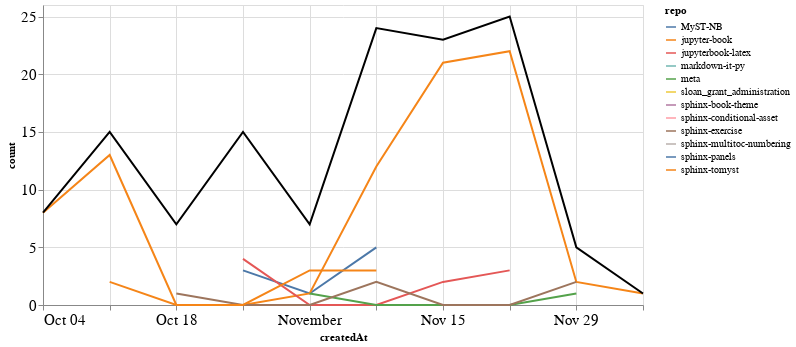

Here is the notebook cell this chart was saved with:
### Markdown cell above
### Comments

### Code cell
comments_time = comments.groupby('repo').resample('W', on='createdAt').count()['author'].reset_index()
comments_time = comments_time.rename(columns={'author': 'count'})
comments_time_total = comments_time.groupby('createdAt').agg({"count": "sum"}).reset_index()
ch1 = alt.Chart(comments_time, width=600).mark_line().encode(
    x='createdAt',
    y='count',
    color='repo',
    tooltip="repo"
)

ch2 = alt.Chart(comments_time_total, width=600).mark_line(color="black").encode(
    x='createdAt',
    y='count',
)

ch1 + ch2

### Figure 1 — Vega-Lite specification as saved in the notebook (floating-point values rounded to 4 significant figures)
{"config": {"axisLeft": {"labelFontSize": 15}, "axisBottom": {"labelFontSize": 15}}, "layer": [{"data": {"name": "data-0992562a65fde1dafcf10144616f075a"}, "mark": "line", "encoding": {"color": {"type": "nominal", "field": "repo"}, "tooltip": {"type": "nominal", "field": "repo"}, "x": {"type": "temporal", "field": "createdAt"}, "y": {"type": "quantitative", "field": "count"}}, "width": 600}, {"data": {"name": "data-5c265c53392f02610235b4d2f411154d"}, "mark": {"type": "line", "color": "black"}, "encoding": {"x": {"type": "temporal", "field": "createdAt"}, "y": {"type": "quantitative", "field": "count"}}, "width": 600}], "$schema": "https://vega.github.io/schema/vega-lite/v4.8.1.json", "datasets": {"data-0992562a65fde1dafcf10144616f075a": [{"repo": "MyST-NB", "createdAt": "2020-10-25T00:00:00", "count": 3}, {"repo": "MyST-NB", "createdAt": "2020-11-01T00:00:00", "count": 1}, {"repo": "MyST-NB", "createdAt": "2020-11-08T00:00:00", "count": 5}, {"repo": "jupyter-book", "createdAt": "2020-10-04T00:00:00", "count": 8}, {"repo": "jupyter-book", "createdAt": "2020-10-11T00:00:00", "count": 13}, {"repo": "jupyter-book", "createdAt": "2020-10-18T00:00:00", "count": 0}, {"repo": "jupyter-book", "createdAt": "2020-10-25T00:00:00", "count": 0}, {"repo": "jupyter-book", "createdAt": "2020-11-01T00:00:00", "count": 1}, {"repo": "jupyter-book", "createdAt": "2020-11-08T00:00:00", "count": 12}, {"repo": "jupyter-book", "createdAt": "2020-11-15T00:00:00", "count": 21}, {"repo": "jupyter-book", "createdAt": "2020-11-22T00:00:00", "count": 22}, {"repo": "jupyter-book", "createdAt": "2020-11-29T00:00:00", "count": 2}, {"repo": "jupyter-book", "createdAt": "2020-12-06T00:00:00", "count": 1}, {"repo": "jupyterbook-latex", "createdAt": "2020-10-25T00:00:00", "count": 4}, {"repo": "jupyterbook-latex", "createdAt": "2020-11-01T00:00:00", "count": 0}, {"repo": "jupyterbook-latex", "createdAt": "2020-11-08T00:00:00", "count": 0}, {"repo": "jupyterbook-latex", "createdAt": "2020-11-15T00:00:00", "count": 2}, {"repo": "jupyterbook-latex", "createdAt": "2020-11-22T00:00:00", "count": 3}, {"repo": "markdown-it-py", "createdAt": "2020-10-25T00:00:00", "count": 8}, {"repo": "meta", "createdAt": "2020-11-01T00:00:00", "count": 1}, {"repo": "meta", "createdAt": "2020-11-08T00:00:00", "count": 0}, {"repo": "meta", "createdAt": "2020-11-15T00:00:00", "count": 0}, {"repo": "meta", "createdAt": "2020-11-22T00:00:00", "count": 0}, {"repo": "meta", "createdAt": "2020-11-29T00:00:00", "count": 1}, {"repo": "sloan_grant_administration", "createdAt": "2020-10-18T00:00:00", "count": 2}, {"repo": "sphinx-book-theme", "createdAt": "2020-11-08T00:00:00", "count": 2}, {"repo": "sphinx-conditional-asset", "createdAt": "2020-10-18T00:00:00", "count": 1}, {"repo": "sphinx-exercise", "createdAt": "2020-10-18T00:00:00", "count": 1}, {"repo": "sphinx-exercise", "createdAt": "2020-10-25T00:00:00", "count": 0}, {"repo": "sphinx-exercise", "createdAt": "2020-11-01T00:00:00", "count": 0}, {"repo": "sphinx-exercise", "createdAt": "2020-11-08T00:00:00", "count": 2}, {"repo": "sphinx-exercise", "createdAt": "2020-11-15T00:00:00", "count": 0}, {"repo": "sphinx-exercise", "createdAt": "2020-11-22T00:00:00", "count": 0}, {"repo": "sphinx-exercise", "createdAt": "2020-11-29T00:00:00", "count": 2}, {"repo": "sphinx-multitoc-numbering", "createdAt": "2020-11-01T00:00:00", "count": 1}, {"repo": "sphinx-panels", "createdAt": "2020-10-18T00:00:00", "count": 3}, {"repo": "sphinx-tomyst", "createdAt": "2020-10-11T00:00:00", "count": 2}, {"repo": "sphinx-tomyst", "createdAt": "2020-10-18T00:00:00", "count": 0}, {"repo": "sphinx-tomyst", "createdAt": "2020-10-25T00:00:00", "count": 0}, {"repo": "sphinx-tomyst", "createdAt": "2020-11-01T00:00:00", "count": 3}, {"repo": "sphinx-tomyst", "createdAt": "2020-11-08T00:00:00", "count": 3}], "data-5c265c53392f02610235b4d2f411154d": [{"createdAt": "2020-10-04T00:00:00", "count": 8}, {"createdAt": "2020-10-11T00:00:00", "count": 15}, {"createdAt": "2020-10-18T00:00:00", "count": 7}, {"createdAt": "2020-10-25T00:00:00", "count": 15}, {"createdAt": "2020-11-01T00:00:00", "count": 7}, {"createdAt": "2020-11-08T00:00:00", "count": 24}, {"createdAt": "2020-11-15T00:00:00", "count": 23}, {"createdAt": "2020-11-22T00:00:00", "count": 25}, {"createdAt": "2020-11-29T00:00:00", "count": 5}, {"createdAt": "2020-12-06T00:00:00", "count": 1}]}}
